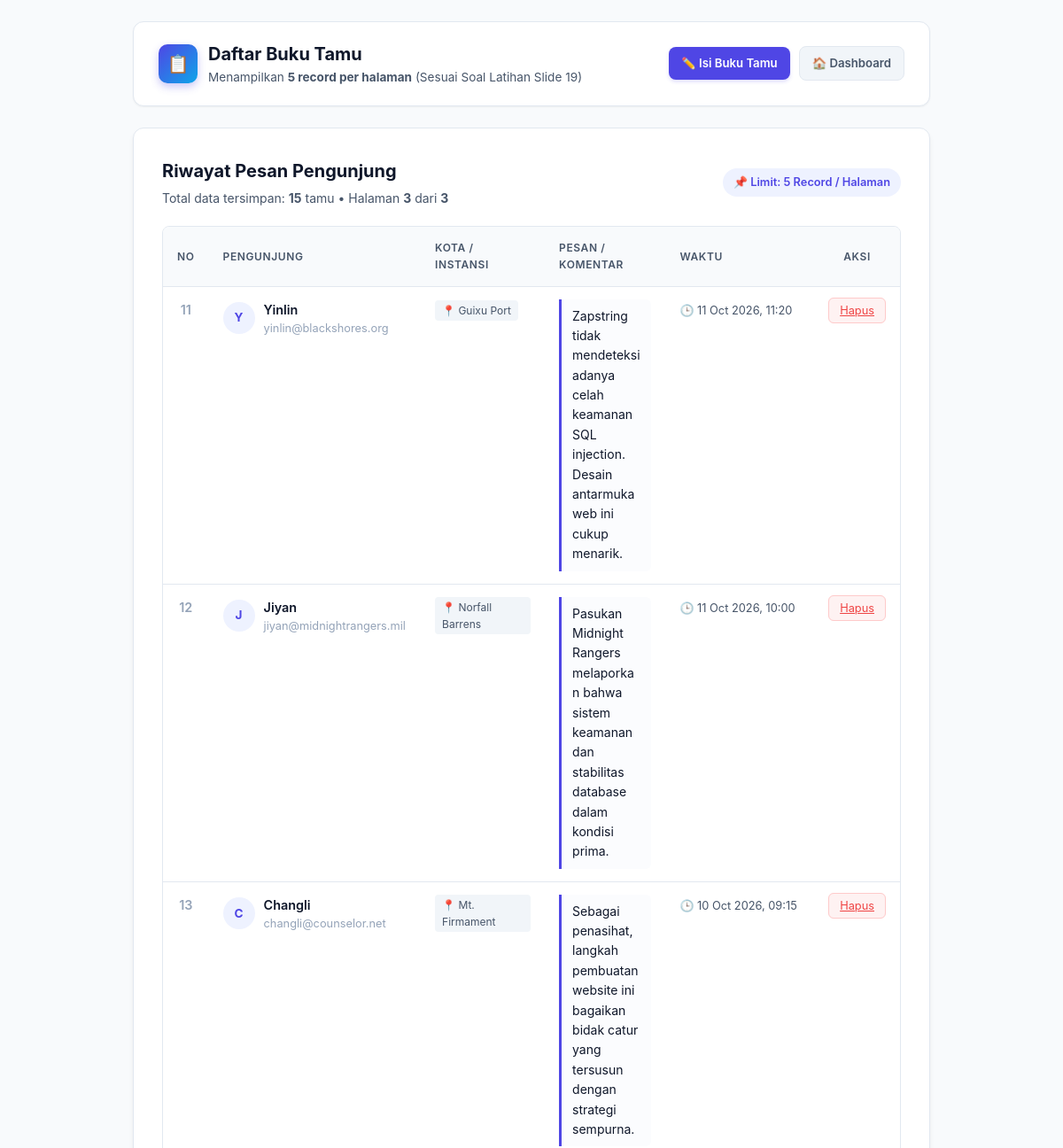
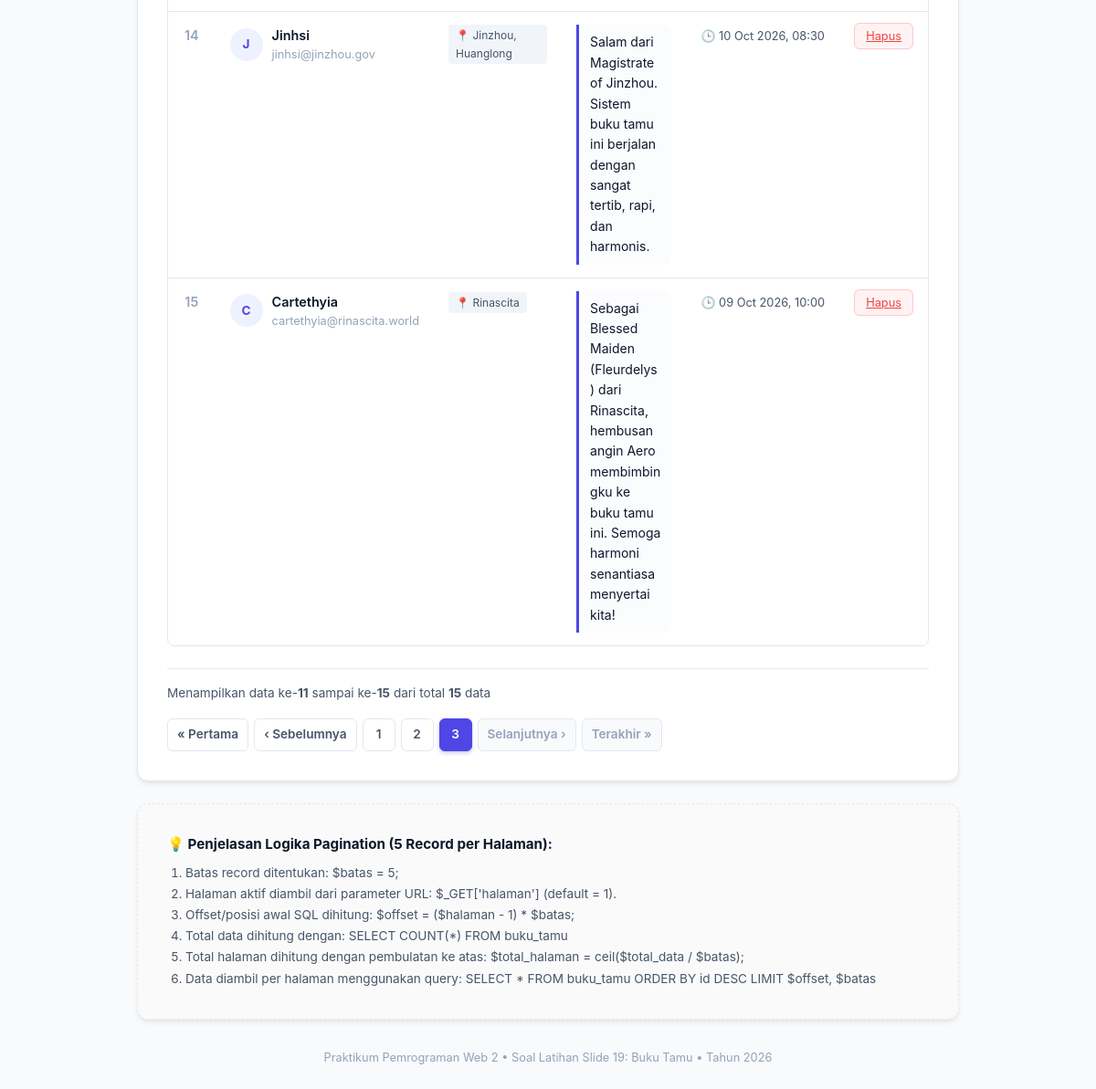
The page /buku_tamu/tampil.php?halaman=3 on the database its author committed (2 pictures, top to bottom).
### tables this page shows
CREATE TABLE `buku_tamu` (
  `id` int(11) NOT NULL AUTO_INCREMENT,
  `nama` varchar(100) NOT NULL,
  `email` varchar(100) NOT NULL,
  `alamat` varchar(255) DEFAULT NULL,
  `pesan` text NOT NULL,
  `tgl_kunjung` datetime DEFAULT CURRENT_TIMESTAMP,
  PRIMARY KEY (`id`)
);

### buku_tamu/tampil.php (the view, shortened to what this page needs)
<?php
require_once __DIR__ . '/config.php';
$batas = 5;
$halaman = isset($_GET['halaman']) ? (int)$_GET['halaman'] : 1;
$hitung_query = mysqli_query($conn, "SELECT COUNT(*) AS total FROM buku_tamu");
$hitung_data  = mysqli_fetch_assoc($hitung_query);
$total_data   = $hitung_data ? (int)$hitung_data['total'] : 0;
$total_halaman = ($total_data > 0) ? (int)ceil($total_data / $batas) : 1;
$offset = ($halaman - 1) * $batas;
$query = mysqli_query($conn, "SELECT * FROM buku_tamu ORDER BY id DESC LIMIT $offset, $batas");
$data_dari = ($total_data > 0) ? ($offset + 1) : 0;
$data_sampai = min($offset + $batas, $total_data);
?>
<!DOCTYPE html>
<html lang="id">
<head>
    <link rel="stylesheet" href="style.css">
</head>
<body>
    <div class="container">
        <header class="header-nav">
            <div class="brand-title">
                <div class="brand-icon">📋</div>
                <div>
                    <h1>Daftar Buku Tamu</h1>
                    <p>Menampilkan <strong>5 record per halaman</strong> (Sesuai Soal Latihan Slide 19)</p>
                </div>
            </div>
            <div class="nav-actions">
                <a href="index.php" class="btn btn-primary btn-sm">
                    ✏️ Isi Buku Tamu
                </a>
                <a href="../index.php" class="btn btn-secondary btn-sm">
                    🏠 Dashboard
                </a>
            </div>
        </header>
        <div class="card">
            <div style="display: flex; justify-content: space-between; align-items: center; flex-wrap: wrap; gap: 12px; margin-bottom: 20px;">
                <div>
                    <h2 class="card-title" style="margin-bottom: 4px;">Riwayat Pesan Pengunjung</h2>
                    <p style="color: var(--text-secondary); font-size: 0.875rem;">
                        Total data tersimpan: <strong><?= $total_data ?></strong> tamu &bull;
                        Halaman <strong><?= $halaman ?></strong> dari <strong><?= $total_halaman ?></strong>
                    </p>
                </div>
                <div>
                    <span style="display: inline-block; background: var(--primary-light); color: var(--primary); font-weight: 600; font-size: 0.8rem; padding: 6px 12px; border-radius: 20px;">
                        📌 Limit: 5 Record / Halaman
                    </span>
                </div>
            </div>
            <?php if ($total_data > 0 && mysqli_num_rows($query) > 0): ?>
                <div class="table-responsive">
                    <table class="table-custom">
                        <thead>
                            <tr>
                                <th style="width: 50px; text-align: center;">No</th>
                                <th style="width: 220px;">Pengunjung</th>
                                <th style="width: 140px;">Kota / Instansi</th>
                                <th>Pesan / Komentar</th>
                                <th style="width: 140px;">Waktu</th>
                                <th style="width: 70px; text-align: center;">Aksi</th>
                            </tr>
                        </thead>
                        <tbody>
                            <?php
                            $no = $offset + 1;
                            while ($row = mysqli_fetch_assoc($query)):
                                $inisial = strtoupper(substr($row['nama'], 0, 1));
                                $waktu = !empty($row['tgl_kunjung']) ? date('d M Y, H:i', strtotime($row['tgl_kunjung'])) : '-';
                            ?>
                                <tr>
                                    <td style="text-align: center; font-weight: 600; color: var(--text-muted);">
                                        <?= $no++ ?>
                                    </td>
                                    <td>
                                        <div class="user-badge">
                                            <div class="avatar-circle"><?= $inisial ?></div>
                                            <div>
                                                <div class="user-meta-name"><?= htmlspecialchars($row['nama']) ?></div>
                                                <div class="user-meta-email"><?= htmlspecialchars($row['email']) ?></div>
                                            </div>
                                        </div>
                                    </td>
                                    <td>
                                        <?php if (!empty($row['alamat'])): ?>
                                            <span class="location-tag">📍 <?= htmlspecialchars($row['alamat']) ?></span>
                                        <?php else: ?>
                                            <span style="color: var(--text-muted); font-size: 0.8rem;">-</span>
                                        <?php endif; ?>
                                    </td>
                                    <td>
                                        <div class="message-box">
                                            <?= nl2br(htmlspecialchars($row['pesan'])) ?>
                                        </div>
                                    </td>
                                    <td>
                                        <span class="date-text">🕒 <?= $waktu ?></span>
                                    </td>
                                    <td style="text-align: center;">
                                        <a
                                            href="hapus.php?id=<?= $row['id'] ?>&halaman=<?= $halaman ?>"
                                            class="btn-danger"
                                            title="Hapus Pesan"
                                            onclick="return confirm('Apakah Anda yakin ingin menghapus pesan dari <?= htmlspecialchars(addslashes($row['nama'])) ?>?');"
                                        >
                                            Hapus
                                        </a>
                                    </td>
                                </tr>
                            <?php endwhile; ?>
                        </tbody>
                    </table>
                </div>
                <div class="pagination-wrapper">
                    <div class="pagination-info">
                        Menampilkan data ke-<strong><?= $data_dari ?></strong> sampai ke-<strong><?= $data_sampai ?></strong> dari total <strong><?= $total_data ?></strong> data
                    </div>
                    <div class="pagination-nav">
                        <?php if ($halaman > 1): ?>
                            <a href="?halaman=1" class="page-btn" title="Halaman Pertama">&laquo; Pertama</a>
                            <a href="?halaman=<?= $halaman - 1 ?>" class="page-btn" title="Halaman Sebelumnya">&lsaquo; Sebelumnya</a>
                        <?php else: ?>
                            <span class="page-btn disabled">&laquo; Pertama</span>
                            <span class="page-btn disabled">&lsaquo; Sebelumnya</span>
                        <?php endif; ?>
                        <?php for ($i = 1; $i <= $total_halaman; $i++): ?>
                            <?php if ($i == $halaman): ?>
                                <span class="page-btn active"><?= $i ?></span>
                            <?php else: ?>
                                <a href="?halaman=<?= $i ?>" class="page-btn"><?= $i ?></a>
                            <?php endif; ?>
                        <?php endfor; ?>
                        <?php if ($halaman < $total_halaman): ?>
                            <a href="?halaman=<?= $halaman + 1 ?>" class="page-btn" title="Halaman Selanjutnya">Selanjutnya &rsaquo;</a>
                            <a href="?halaman=<?= $total_halaman ?>" class="page-btn" title="Halaman Terakhir">Terakhir &raquo;</a>
                        <?php else: ?>
                            <span class="page-btn disabled">Selanjutnya &rsaquo;</span>
                            <span class="page-btn disabled">Terakhir &raquo;</span>
                        <?php endif; ?>
                    </div>
                </div>
            <?php endif; ?>
        </div>
        <div class="card" style="background: #fafafa; border-style: dashed;">
            <h4 style="font-size: 0.95rem; margin-bottom: 8px; color: var(--text-primary);">
                💡 Penjelasan Logika Pagination (5 Record per Halaman):
            </h4>
            <ol style="margin-left: 20px; font-size: 0.85rem; color: var(--text-secondary); line-height: 1.7;">
                <li>Batas record ditentukan: <code>$batas = 5;</code></li>
                <li>Halaman aktif diambil dari parameter URL: <code>$_GET['halaman']</code> (default = 1).</li>
                <li>Offset/posisi awal SQL dihitung: <code>$offset = ($halaman - 1) * $batas;</code></li>
                <li>Total data dihitung dengan: <code>SELECT COUNT(*) FROM buku_tamu</code></li>
                <li>Total halaman dihitung dengan pembulatan ke atas: <code>$total_halaman = ceil($total_data / $batas);</code></li>
                <li>Data diambil per halaman menggunakan query: <code>SELECT * FROM buku_tamu ORDER BY id DESC LIMIT $offset, $batas</code></li>
            </ol>
        </div>
        <p class="footer-text">
            Praktikum Pemrograman Web 2 &bull; Soal Latihan Slide 19: Buku Tamu &bull; Tahun 2026
        </p>
    </div>
</body>
</html>

### rows shown on the page
buku_tamu: nama "Y", nama "Yinlin", email "yinlin@blackshores.org", alamat "Guixu Port", pesan "Zapstring tidak mendeteksi adanya celah keamanan SQL injection. Desain antarmuka web ini cukup menarik.", tgl_kunjung "11 Oct 2026, 11:20"
buku_tamu: nama "J", nama "Jiyan", email "jiyan@midnightrangers.mil", alamat "Norfall Barrens", pesan "Pasukan Midnight Rangers melaporkan bahwa sistem keamanan dan stabilitas database dalam kondisi prima.", tgl_kunjung "11 Oct 2026, 10:00"
buku_tamu: nama "C", nama "Changli", email "changli@counselor.net", alamat "Mt. Firmament", pesan "Sebagai penasihat, langkah pembuatan website ini bagaikan bidak catur yang tersusun dengan strategi sempurna.", tgl_kunjung "10 Oct 2026, 09:15"
buku_tamu: nama "J", nama "Jinhsi", email "jinhsi@jinzhou.gov", alamat "Jinzhou, Huanglong", pesan "Salam dari Magistrate of Jinzhou. Sistem buku tamu ini berjalan dengan sangat tertib, rapi, dan harmonis.", tgl_kunjung "10 Oct 2026, 08:30"
buku_tamu: nama "C", nama "Cartethyia", email "cartethyia@rinascita.world", alamat "Rinascita", pesan "Sebagai Blessed Maiden (Fleurdelys) dari Rinascita, hembusan angin Aero membimbingku ke buku tamu ini. Semoga harmoni senantiasa menyertai kita!", tgl_kunjung "09 Oct 2026, 10:00"

### other values the page prints
$total_data "15"
$halaman "3"
$total_halaman "3"
$data_dari "11"
$data_sampai "15"
